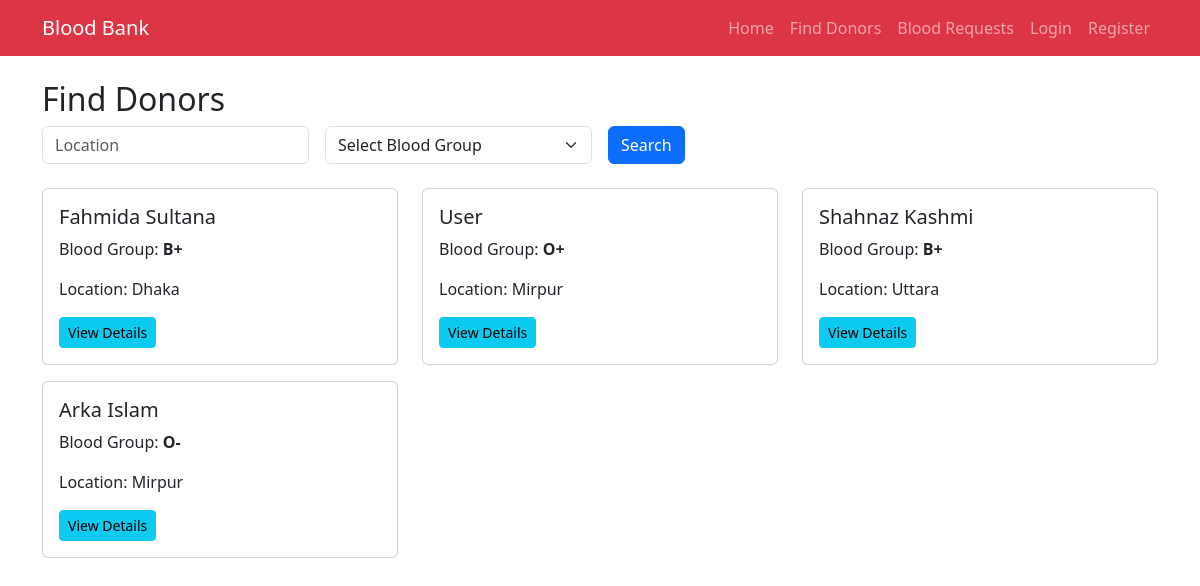
Screenshot of /donors/ with the database file from the repository.
### core/models.py (models this page shows, shortened)
class DonorProfile(models.Model):
    user = models.OneToOneField(User, on_delete=models.CASCADE, related_name='donor_profile')
    blood_group = models.CharField(max_length=5, choices=BLOOD_GROUPS)
    phone = models.CharField(max_length=15)
    location = models.CharField(max_length=100)
    last_donation_date = models.DateField(null=True, blank=True)
    availability = models.CharField(max_length=20, choices=AVAILABILITY_CHOICES, default='Available')
    description = models.TextField(blank=True, null=True)

### core/views.py (the view)
# urls.py: path('donors/', views.donor_list, name='donor_list'),
def donor_list(request):
    donors = DonorProfile.objects.all()
    blood_group = request.GET.get('blood_group')
    location = request.GET.get('location')
    availability = request.GET.get('availability')
    if blood_group:
        donors = donors.filter(blood_group=blood_group)
    if location:
        donors = donors.filter(location__icontains=location)
    if availability:
        donors = donors.filter(availability=availability)
    return render(request, 'core/donor_list.html', {'donors': donors})

### core/templates/core/donor_list.html (shortened to what this page needs)
{% extends 'core/base.html' %}
{% block content %}
<h2>Find Donors</h2>
<form method="get" class="row g-3 mb-4">
    <div class="col-md-3">
        <input type="text" name="location" class="form-control" placeholder="Location">
    </div>
    <div class="col-md-3">
        <select name="blood_group" class="form-select">
            <option value="">Select Blood Group</option>
        </select>
    </div>
    <div class="col-md-3">
        <button type="submit" class="btn btn-primary">Search</button>
    </div>
</form>
<div class="row">
    {% for donor in donors %}
    <div class="col-md-4 mb-3">
        <div class="card">
            <div class="card-body">
                <h5 class="card-title">{{ donor.user.get_full_name|default:donor.user.username }}</h5>
                <p>Blood Group: <strong>{{ donor.blood_group }}</strong></p>
                <p>Location: {{ donor.location }}</p>
                <a href="{% url 'donor_detail' donor.pk %}" class="btn btn-sm btn-info">View Details</a>
            </div>
        </div>
    </div>
    {% endfor %}
</div>
{% endblock %}

### rows the page displays
DonorProfile: user.get_full_name "Fahmida Sultana", blood_group "B+", location "Dhaka"
DonorProfile: user.get_full_name "User", blood_group "O+", location "Mirpur"
DonorProfile: user.get_full_name "Shahnaz Kashmi", blood_group "B+", location "Uttara"
DonorProfile: user.get_full_name "Arka Islam", blood_group "O-", location "Mirpur"
